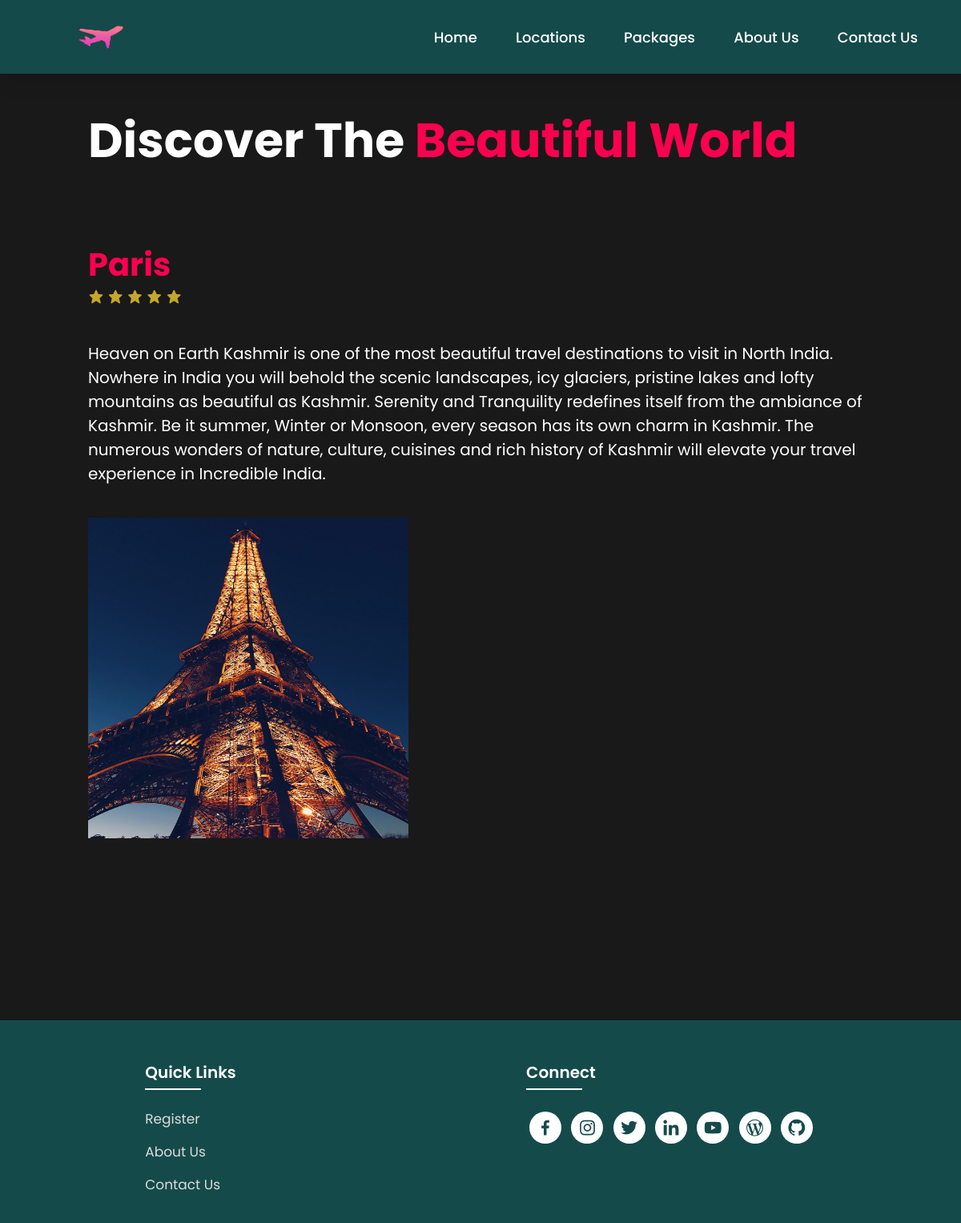
Page /locations/Paris on the committed database.
### travel/models.py (models this page shows)
class Location(models.Model):
    country = models.CharField(max_length=100)
    cityName = models.CharField(max_length=100)
    rating = models.IntegerField(default=0)
    description = models.CharField(max_length=500)
    image = models.ImageField(upload_to='static/images/',null=True)

### travel/views.py (the view)
# urls.py: path("locations/<str:city>",views.locations_city)
def locations_city(request,city):
    locations = Location.objects.get(cityName=city)
    context = {'location':locations}
    return render(request,"locations.html",context)

### travel/templates/locations.html (shortened to what this page needs)
{% load static %}
<!DOCTYPE html>
<html lang="en">
<head>
    <link rel="stylesheet" type="text/css" href="{% static './css/style.css'%}">
    <link rel="stylesheet"
    href="https://unpkg.com/boxicons@latest/css/boxicons.min.css">
</head>
<body class="location-body">
    <nav>
        <img src="{% static './images/logo.png' %} " class="logo" alt="Logo" title="FirstFlight Travels">
        <ul class="navbar">
            <li>
                <a href="#home">Home</a>
                <a href="#locations">Locations</a>
                <a href="#package">Packages</a>
                <a href="/about">About Us</a>
                <a href="/contact">Contact Us</a>
            </li>
        </ul>
    </nav>
<section class="location-section">
    <div class="location-heading">
        <h1>Discover The <span>Beautiful World</span></h1>
    </div>
    {% if location %}
    <div class="location-detail" id="kashmir">
        <h1>{{location.cityName}}</h1>
        <div class="stars">
            <a href="#"><i class='bx bxs-star'></i></a>
            <a href="#"><i class='bx bxs-star'></i></a>
            <a href="#"><i class='bx bxs-star'></i></a>
            <a href="#"><i class='bx bxs-star'></i></a>
            <a href="#"><i class='bx bxs-star'></i></a>
        </div>
        <p>{{ location.description }}</p>
        <div class="location-img">
            <img src="{{ location.image }}" alt="{{ location.cityName }}">
        </div>
    </div>
    {% endif %}
    </section>
<section class="footer">
    <div class="foot">
        <div class="footer-content">
            <div class="footlinks">
                <h4>Quick Links</h4>
                <ul>
                    <li><a href="./register.html">Register</a></li>
                    <li><a href="./about.html">About Us</a></li>
                    <li><a href="./contact.html">Contact Us</a></li>
                </ul>
            </div>
            <div class="footlinks">
                <h4>Connect</h4>
                <div class="social">
                    <a href="https://www.facebook.com/" target="_blank"><i class='bx bxl-facebook'></i></a>
                    <a href="https://www.instagram.com" target="_blank"><i class='bx bxl-instagram' ></i></a>
                    <a href="https://www.twitter.com" target="_blank"><i class='bx bxl-twitter' ></i></a>
                    <a href="https://www.linkedin.com/in" target="_blank"><i class='bx bxl-linkedin' ></i></a>
                    <a href="https://www.youtube.com/" target="_blank"><i class='bx bxl-youtube' ></i></a>
                    <a href="https://www.wordpress.com" target="_blank"><i class='bx bxl-wordpress' ></i></a>
                    <a href="https://www.github.com" target="_blank"><i class='bx bxl-github'></i></a>
                </div>
            </div>
        </div>
    </div>
</section>
</body>
</html>

### travel/static/css/style.css (style rules this page uses)
* { padding:0; margin:0; box-sizing:border; font-family:'Poppins',sans-serif; text-decoration: none; list-style: none; scroll-behavior: smooth; }
nav { width: 100%; position: fixed; background-color: rgb(21, 74, 74); box-shadow: 5px 5px 30px rgba(0, 0, 0, 15%); display: flex; align-items: center; justify-content: space-between; }
nav .logo { width: 60px; margin: 2vh; margin-left: 8%; }
nav ul li { list-style: none; display: inline-block; margin-left: 40px; }
.navbar { display: flex; margin-right: 4vh; }
.navbar a { color: white; font-size: 18px; padding: 10px 22px; border-radius: 4px; font-weight: 500; text-decoration: none; transition: ease 0.40s; }
nav ul li a { text-decoration: none; color: rgb(255, 255, 255); font-size: 17px; }
.footer { margin-top: 80px; background-color: rgb(21, 74, 74); }
.foot { padding: 20px 0; }
.footer-content { display: flex; flex-wrap: wrap; justify-content: space-around; }
.footlinks h4 { margin-top: 30px; font-size: 20px; font-weight: 600; color: white; margin-bottom: 30px; position: relative; }
.footlinks h4::before { content: ""; position: absolute; height: 2px; width: 70px; left: 0; bottom: -7px; background: white; }
.footlinks ul li { margin-bottom: 15px; }
.footlinks ul li a { font-size: 17px; color: #dddddd; display: block; transition: ease 0.30s; }
.social a { font-size: 25px; margin: 4px; height: 40px; width: 40px; color: rgb(21, 74, 74); background-color: white; display: inline-flex; justify-content: center; align-items: center; border-radius: 20px; transition: ease 0.30s; }
.location-body { background-color: #191919; color: white; }
.location-section { padding: 110px; height: 100%; min-height: 100vh; }
.location-heading h1 { margin-top: 20px; font-size: 60px; margin-bottom: 20px; }
.location-heading h1 span { color: #fc0050; }
.location-detail h1 { padding-top: 60px; color: #fc0050; font-size: 40px; }
.location-detail p { font-size: 20px; margin-top: 40px; margin-bottom: 10px; }
.location-img img { height: 400px; width: 400px; margin-top: 30px; margin-bottom: 30px; }
.stars i { font-size: 20px; color: rgb(197, 167, 44); }

### rows in the picture
Location: cityName "Paris", description "Heaven on Earth Kashmir is one of the most beautiful travel destinations to visit in North India. Nowhere in India you will behold the scenic landscapes, icy glaciers, pristine lakes and lofty mountains as beautiful as Kashmir. Serenity and Tranquility redefines itself from the ambiance of Kashmir. Be it summer, Winter or Monsoon, every season has its own charm in Kashmir. The numerous wonders of nature, culture, cuisines and rich history of Kashmir will elevate your travel experience in Incredible India.", image (picture)
